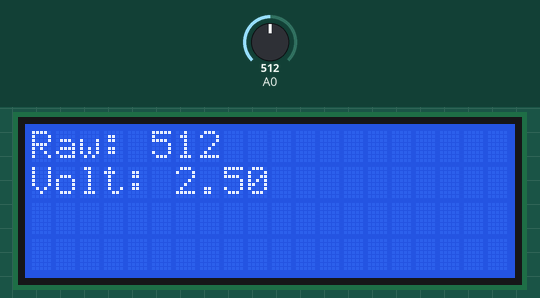
Simulated run of this sketch. Board: Arduino Uno, built with avr-gcc and run on an emulated ATmega328P. Parts: 20×4 character LCD. The test bench sets the inputs (shaded band); at power-on: A0 = 512.

Above: at 1.2 s.
1.3 s: A0 set to 716
At 3.3 s:
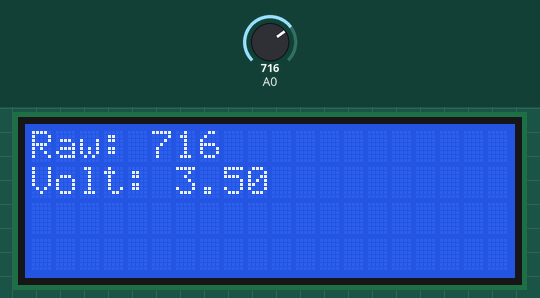
3.6 s: A0 set to 900
At 5.2 s:
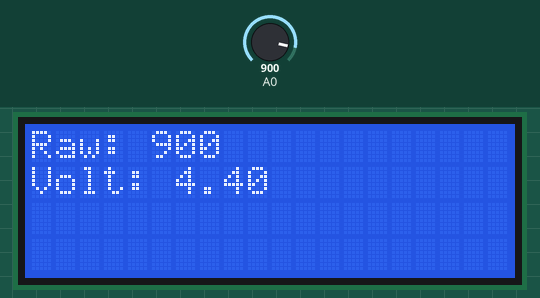
5.6 s: A0 set to 1023
At 7.2 s:
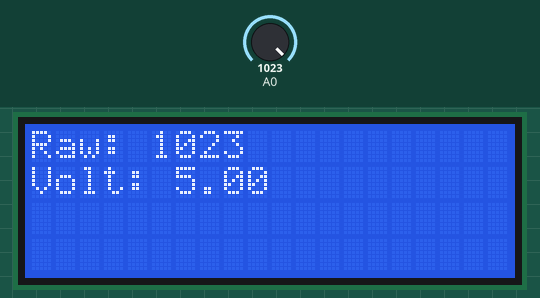
Timing chart, 0 to 8.7 s (numbered marks = the images above; inputs shaded):
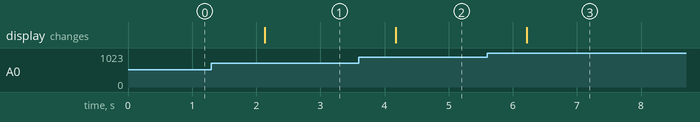

The sketch:

LCD_analog_readings.ino
```cpp
#include <Wire.h>
#include <LiquidCrystal_I2C.h>

LiquidCrystal_I2C lcd(0x27, 20, 4);

void setup() {
  lcd.init();
  lcd.backlight();
}

void loop() {
  int sensorValue = analogRead(A0);
  float voltage = sensorValue * (5.0 / 1023.0);

  lcd.clear();
  lcd.setCursor(0, 0);
  lcd.print("Raw: ");
  lcd.print(sensorValue);

  lcd.setCursor(0, 1);
  lcd.print("Volt: ");
  lcd.print(voltage, 2);

  delay(1000);
}
```

Measured:
- after the input at 1.3 s, the display: changes after 0.83 s (image 1)
- after the input at 3.6 s, the display: changes after 0.57 s (image 2)
- after the input at 5.6 s, the display: changes after 0.62 s (image 3)
